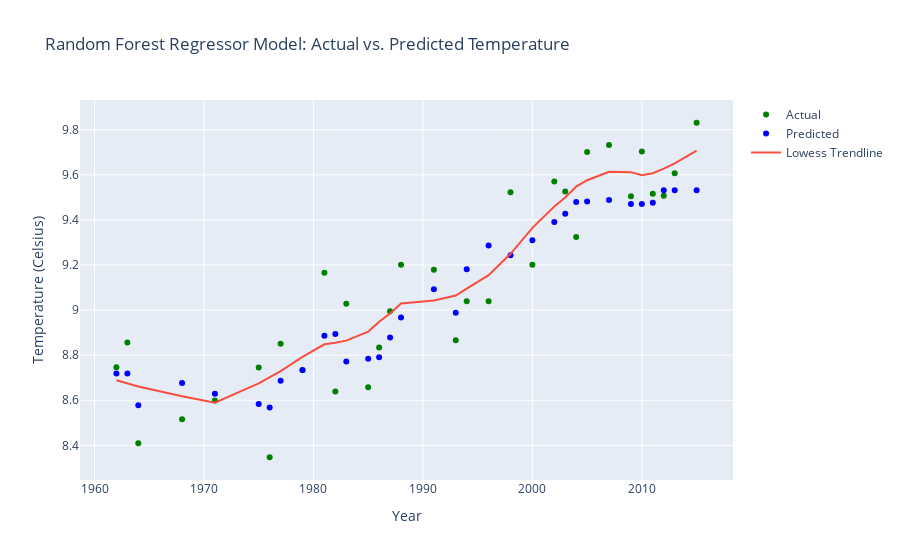

This figure's notebook cell:
### Code cell
# Create a Random Forest regression object
rf = RandomForestRegressor(n_estimators=100, random_state=101)

# Fit the model using the training data
rf.fit(X_train, y_train)

# Make predictions using the testing data
predictions = rf.predict(X_test)

trace1 = go.Scatter(x=X_test.flatten(), y=y_test.flatten(), mode='markers', name='Actual', marker=dict(color='green'))
trace2 = go.Scatter(x=X_test.flatten(), y=predictions.flatten(), mode='markers', name='Predicted', marker=dict(color='blue'))

# Add a trace for the regression line
lowess = sm.nonparametric.lowess(y_test.flatten(), X_test.flatten(), frac=0.3)
trace3 = go.Scatter(x=lowess[:, 0], y=lowess[:, 1], mode='lines', name='Lowess Trendline', line=dict(color='#FB4D3D', width=2))

# Set the layout
layout = go.Layout(title='Random Forest Regressor Model: Actual vs. Predicted Temperature', xaxis=dict(title='Year'), yaxis=dict(title='Temperature (Celsius)'), paper_bgcolor='white')

# Create the figure
fig = go.Figure(data=[trace1, trace2, trace3], layout=layout)

# Show the figure
fig.show()


# Print the evaluation metrics
print('MAE:', metrics.mean_absolute_error(y_test, predictions))
print('MSE:', metrics.mean_squared_error(y_test, predictions))
print('RMSE:', np.sqrt(metrics.mean_squared_error(y_test, predictions)))
print("Accuracy", rf.score(X_test, y_test))

### Figure 1 — Plotly figure (JSON) as saved in the notebook; plotly's stock layout.template omitted (floating-point values rounded to 4 significant figures)
{"data": [{"marker": {"color": "green"}, "mode": "markers", "name": "Actual", "type": "scatter", "x": [1979, 1962, 2004, 2003, 1996, 1987, 1977, 1975, 2007, 1963, 1983, 1985, 2012, 2013, 1982, 1981, 2015, 1968, 1964, 1993, 2005, 1994, 1976, 1986, 1988, 2009, 2002, 2011, 2010, 2000, 1971, 1991, 1998], "y": [8.733, 8.746, 9.325, 9.526, 9.039, 8.994, 8.85, 8.745, 9.732, 8.856, 9.028, 8.658, 9.507, 9.607, 8.639, 9.166, 9.831, 8.516, 8.41, 8.867, 9.701, 9.039, 8.347, 8.834, 9.202, 9.505, 9.57, 9.516, 9.703, 9.201, 8.599, 9.179, 9.523]}, {"marker": {"color": "blue"}, "mode": "markers", "name": "Predicted", "type": "scatter", "x": [1979, 1962, 2004, 2003, 1996, 1987, 1977, 1975, 2007, 1963, 1983, 1985, 2012, 2013, 1982, 1981, 2015, 1968, 1964, 1993, 2005, 1994, 1976, 1986, 1988, 2009, 2002, 2011, 2010, 2000, 1971, 1991, 1998], "y": [8.735, 8.719, 9.48, 9.427, 9.287, 8.879, 8.687, 8.584, 9.488, 8.719, 8.772, 8.784, 9.532, 9.532, 8.894, 8.886, 9.532, 8.676, 8.578, 8.988, 9.482, 9.181, 8.568, 8.79, 8.967, 9.47, 9.391, 9.476, 9.47, 9.31, 8.629, 9.093, 9.243]}, {"line": {"color": "#FB4D3D", "width": 2}, "mode": "lines", "name": "Lowess Trendline", "type": "scatter", "x": [1962, 1963, 1964, 1968, 1971, 1975, 1976, 1977, 1979, 1981, 1982, 1983, 1985, 1986, 1987, 1988, 1991, 1993, 1994, 1996, 1998, 2000, 2002, 2003, 2004, 2005, 2007, 2009, 2010, 2011, 2012, 2013, 2015], "y": [8.689, 8.674, 8.661, 8.618, 8.589, 8.675, 8.702, 8.73, 8.792, 8.848, 8.855, 8.865, 8.905, 8.948, 8.985, 9.029, 9.042, 9.064, 9.096, 9.155, 9.25, 9.365, 9.46, 9.499, 9.548, 9.576, 9.613, 9.612, 9.598, 9.607, 9.628, 9.651, 9.708]}], "layout": {"paper_bgcolor": "white", "title": {"text": "Random Forest Regressor Model: Actual vs. Predicted Temperature"}, "xaxis": {"title": {"text": "Year"}}, "yaxis": {"title": {"text": "Temperature (Celsius)"}}}}
